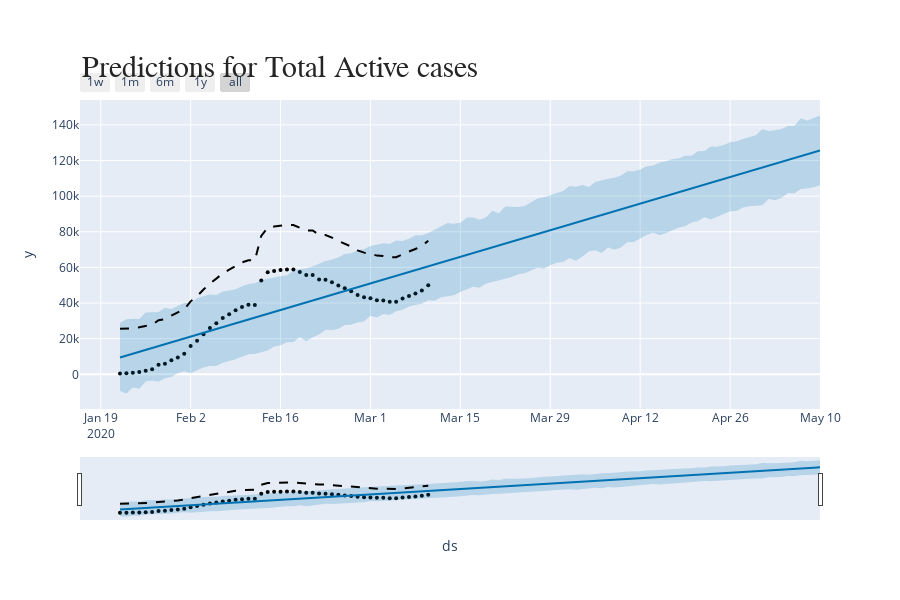

The notebook cell saved with this chart:
### Code cell
fig = plot_plotly(m, active_forcast)
annotations = []
annotations.append(dict(xref='paper', yref='paper', x=0.0, y=1.05,
                              xanchor='left', yanchor='bottom',
                              text='Predictions for Total Active cases',
                              font=dict(family='Arial',
                                        size=30,
                                        color='rgb(37,37,37)'),
                              showarrow=False))
fig.update_layout(annotations=annotations)
fig
